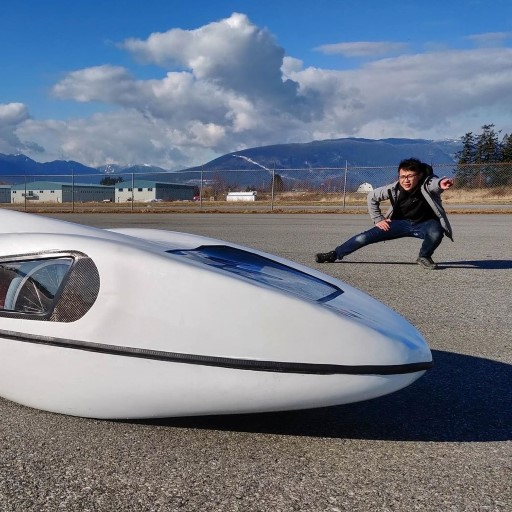
#> input picture Exercise 1/kevin.jpg, 512 x 512 px
$ jupyter execute 1_canny.ipynb   (shell and % lines are left out)
#> lines starting #> are read from the running program, lines starting #| are printed output that depends on the picture; after the words box and inside, x2 and y2 are one past the last pixel; in counts of white or black regions, pixels touching at a corner belong together
# Canny Edge Detector

Having seen how the Canny filter works in the 1-D case in the theoretical exercise, we now move onto the 2-D case. In 2-D, the gradient magnitude is a measure for the strength of an edge, while direction of the gradient vector gives edge orientation. Edge detection can be done by thresholding the gradient magnitude, though this generally results in thick contours which are poorly localized. To thin the contours into single-pixel-wide lines, one should use non-maximum suppression. Pixels in the contour are kept as edge pixels only if its gradient magnitude is greater than that of its two neighboring pixels in the direction orthogonal to the edge, i.e. where the gradient is a maximum.

[cell 1]
import numpy as np
from scipy.ndimage.filters import gaussian_filter,convolve
import matplotlib.pyplot as plt
from scipy import where
import cv2

[cell 2]
### Read Image ###
im=cv2.imread('kevin.jpg', 0).astype('float')
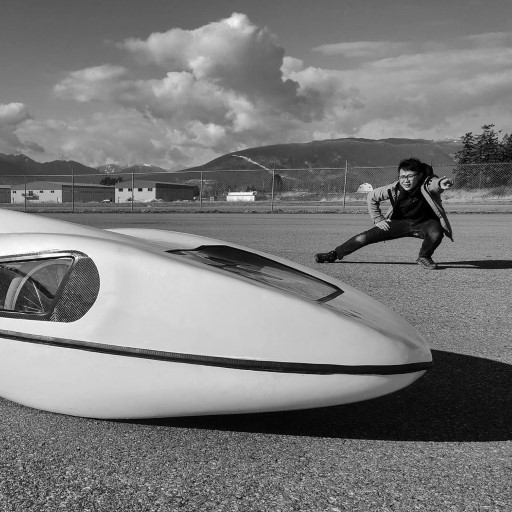
#> im: shape (512, 512) float64; min 0, max 255, mean 123.4

[cell 3]
print(im.shape)
#| (512, 512)
plt.figure(figsize=(10,10))
plt.imshow(im,cmap='gray')
plt.show()

## Gaussian Smooth Image

[cell 4]
####### Gaussian Smooth Image #######
# TODO: Implement Gaussian Smooting
# Useful functions: gaussian_filter

blurred_im = gaussian_filter(im, sigma=1)
print(blurred_im.shape)
#| (512, 512)
plt.figure(figsize=(10,10))
plt.imshow(blurred_im,cmap='gray')
plt.show()

## Gradient Image:

[cell 5]
###### Gradients x and y (Sobel filters) ######
# TODO: Implement Gradient along x and y
# Useful functions: convolve

kernel_x = np.array([[-1, 0, 1],[-2, 0, 2],[-1, 0, 1]])
kernel_y = np.array([[1, 2, 1], [0, 0, 0], [-1, -2, -1]])

im_x = convolve(blurred_im, kernel_x)
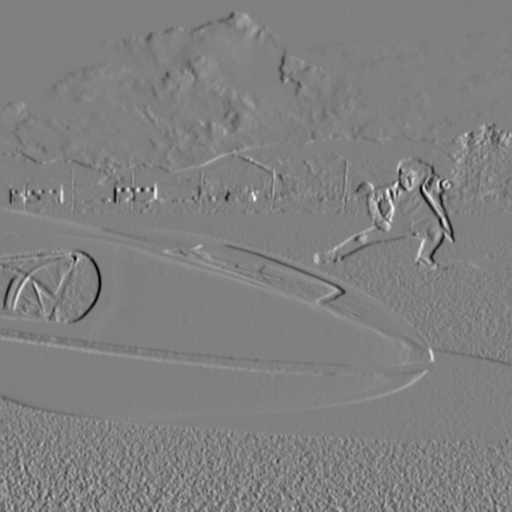
#> im_x: shape (512, 512) float64; min -380.6, max 376.6, mean 0.3; drawn with min black and max white
im_y = convolve(blurred_im, kernel_y)
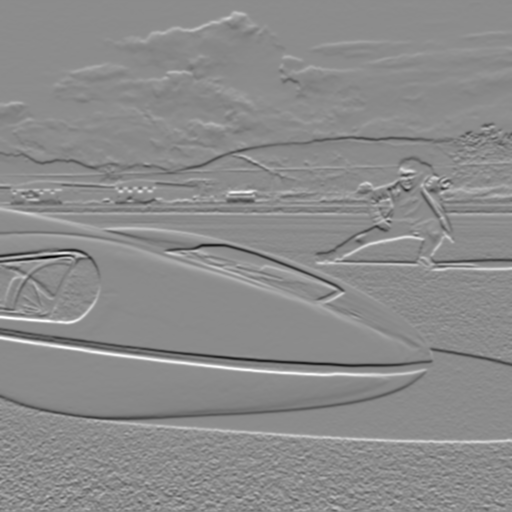
#> im_y: shape (512, 512) float64; min -564, max 466.8, mean 0.2; drawn with min black and max white

## Orientation Map
At each pixel, the orientation of an edge can be obtained from the direction of the gradient.
Note that edge directions α and α + π are equivalent. The resulting directions can be coded as
grey values.

[cell 6]
###### gradient and direction ########
# TODO: Implement Gradient Magnitude and Direction

gradient = np.power(np.power(im_x,2) + np.power(im_y,2), 0.5)
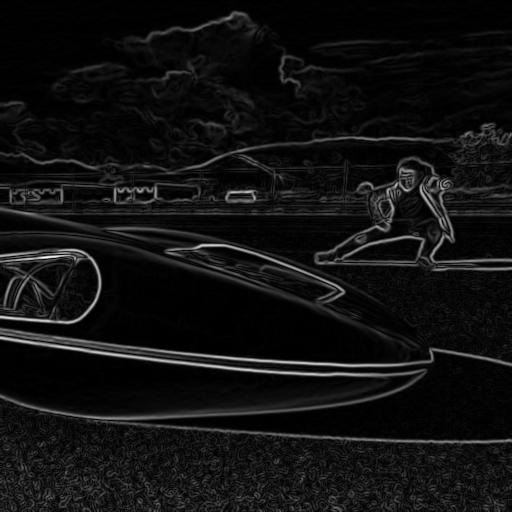
#> gradient: shape (512, 512) float64; min 0, max 566.1, mean 38.4; drawn with min black and max white

gradient = gradient / gradient.max() * 255

theta = np.arctan2(im_y, im_x)
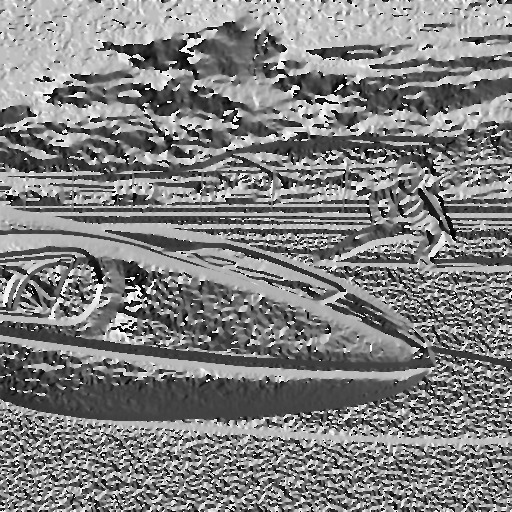
#> theta: shape (512, 512) float64; min -3.14, max 3.14, mean 0.0363; drawn with min black and max white

## Edge image according to the threshold criteria
Each pixel at which the gradient magnitude exceeds a given threshold is displayed.

[cell 7]
thresh=15;
# TODO: Implement Thresholding

mask = gradient < thresh
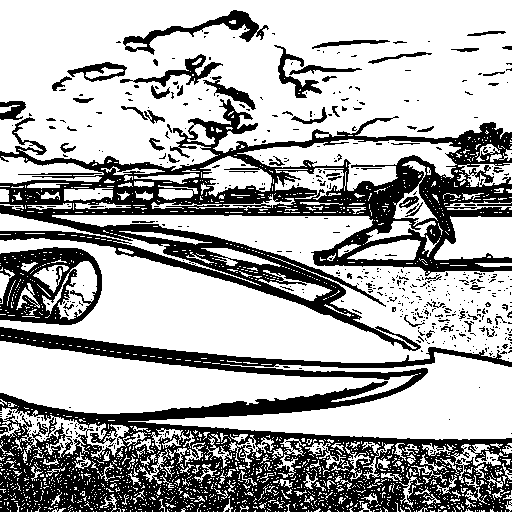
#> mask: shape (512, 512) bool; 67.1% white; 551 black regions (484 under 20 px), largest, box (x1, y1, x2, y2) and area: (0, 327, 512, 512) 39332, (0, 99, 512, 351) 33221, (0, 247, 102, 325) 4373

print(mask.shape)
#| (512, 512)

thresholdEdges = np.copy(gradient)
thresholdEdges[mask] = 0

plt.figure(figsize=(10,10))
plt.title('Edge image after Threshold criteria')
plt.imshow(thresholdEdges,cmap='gray')
plt.show()

## Non-Maximum-Suppression
Each pixel which fulfills the threshold criterion and has a larger gradient magnitude than its adjacent pixels in the direction orthogonal to the edge is displayed.

[cell 8]
# TODO: Implement Non-Maximum Suppression

###### Convert to degree ######
theta = np.rad2deg(theta)

###### Quantize angles ######
thetaQ = np.round((theta + 180)/ 45, 0) % 8
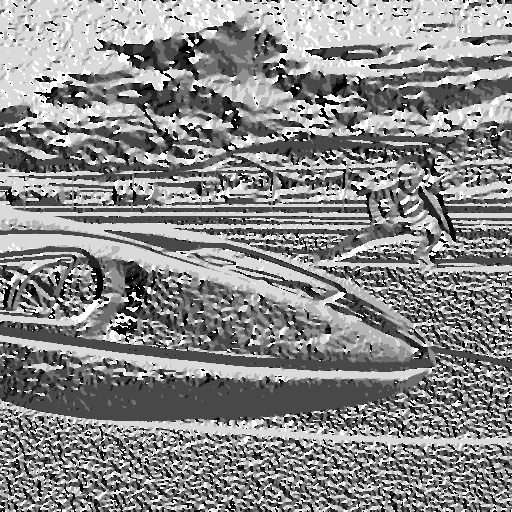
#> thetaQ: shape (512, 512) float64; min 0, max 7, mean 3.78; drawn with min black and max white

[cell 9]
###### Non-maximum suppression ########
m, n = im.shape
#> m = 512; n = 512
edges = np.zeros((m,n))

for j in range(1, n-1):
    for i in range(1, m-1):
        if (thetaQ[i, j] == 0 or thetaQ[i, j] == 4):
            adj1 = 0
            adj2 = 1
        elif (thetaQ[i, j] == 1 or thetaQ[i, j] == 5):
            adj1 = 1
            adj2 = -1
        elif (thetaQ[i, j] == 2 or thetaQ[i, j] == 6):
            adj1 = 1
            adj2 = 0
        elif (thetaQ[i, j] == 3 or thetaQ[i, j] == 7):
            adj1 = 1
            adj2 = 1
        if (thresholdEdges[i,j] >= thresholdEdges[i+adj1, j +adj2] and thresholdEdges[i,j] >= thresholdEdges[i-adj1, j-adj2]):
            edges[i,j] = thresholdEdges[i,j]
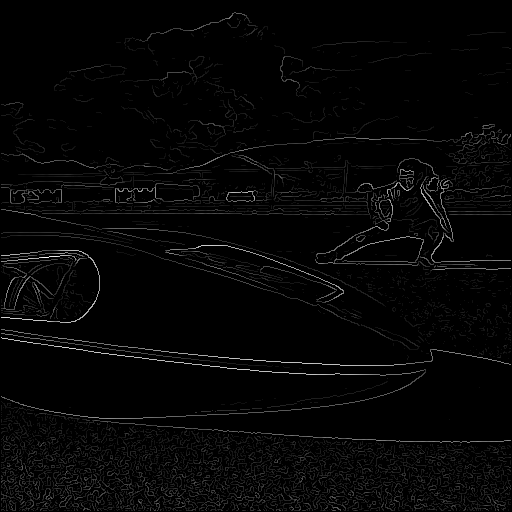
#> edges: shape (512, 512) float64; min 0, max 255, mean 5.7

edges = np.where(edges > 0, 1, 0)
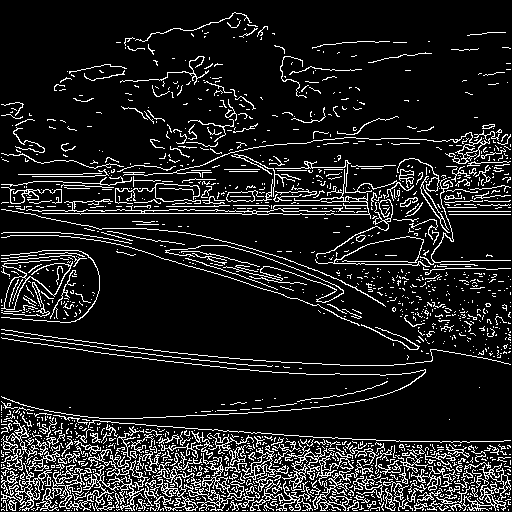
#> edges: shape (512, 512) int64; values 0 (black) and 1 (white), 12.1% white in thin lines or dots
#edges = edges[:, 0:180]

[cell 10]
plt.figure(figsize=(7,7))
plt.title('Edge image after Thresholding and NMS')
plt.imshow(edges,cmap='gray')
plt.show()

[cell 11]
# Plotting of results
# No need to change it
f, ax_arr = plt.subplots(1, 2, figsize=(18, 16))
ax_arr[0].set_title("Input Image")
ax_arr[1].set_title("Canny Edge Detector")
ax_arr[0].imshow(im, cmap='gray')
ax_arr[1].imshow(edges, cmap='gray')

$ run again, with Exercise 1/carpet.png saved as Exercise 1/kevin.jpg
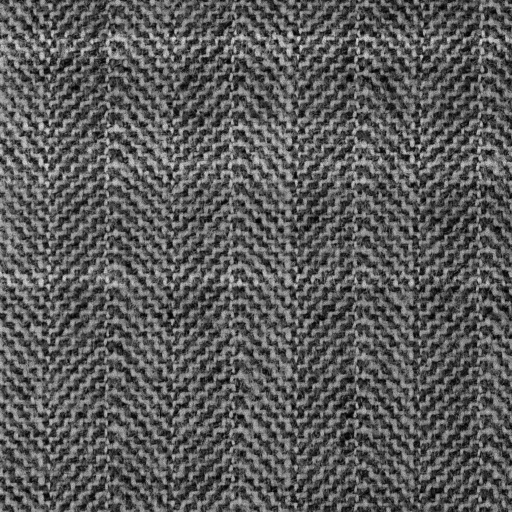
#> input picture Exercise 1/carpet.png, 512 x 512 px
#| (512, 512)
#| (512, 512)
#> `mask = gradient < thresh`:
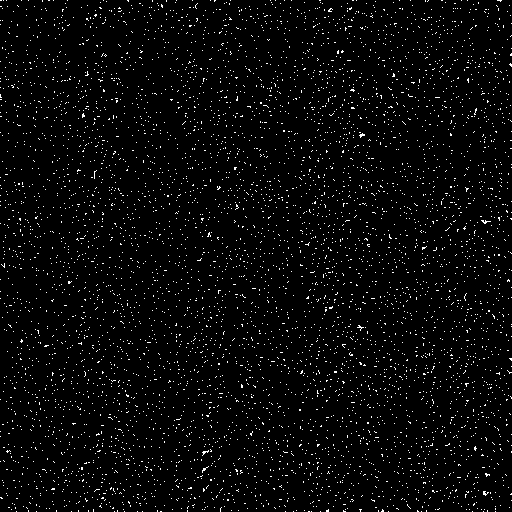
#> mask: shape (512, 512) bool; 3.1% white in thin lines or dots
#| (512, 512)
#> thresholdEdges: shape (512, 512) float64; min 0, max 255, mean 79.9
#> `edges = np.where(edges > 0, 1, 0)`:
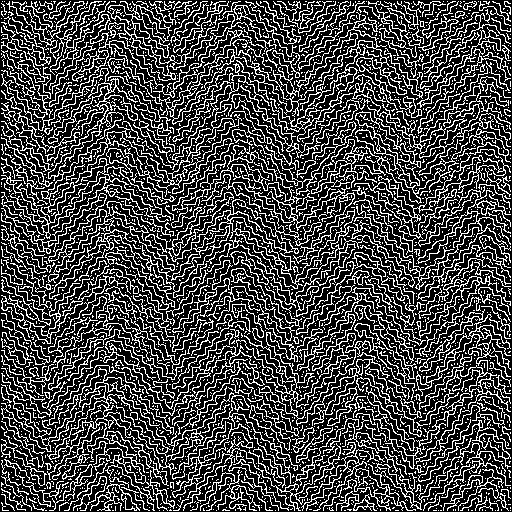
#> edges: shape (512, 512) int64; values 0 (black) and 1 (white), 27.9% white in thin lines or dots
